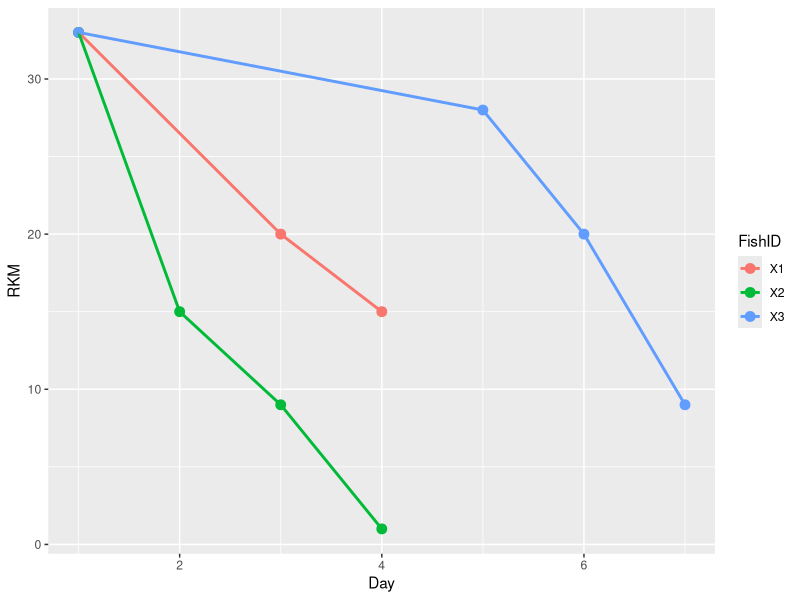

Source code (R):
library(tidyverse)

## Pivot Wider

txhousing %>% 
  filter(year %in% 2004:2012 & city == "San Antonio" & 
           month %in% 4:10) %>% 
  pivot_wider(id_cols = year, names_from = "month", 
              values_from = "median")

det <- tibble(FishID = c(rep("X1", 3), rep("X2", 4), rep("X3", 4)),
              Day = c(1, 3, 4, 1, 2, 3, 4, 1, 5, 6, 7),
              Receiver = c("A", "C", "D", "A", "D", "E", "F", 
                           "A", "B", "C", "E"))

det %>% 
  mutate(Presence = 1) %>% 
  pivot_wider(id_cols = FishID, names_from = "Receiver", 
              values_from = "Presence", values_fill = 0)

det %>% 
  mutate(Presence = 1) %>% 
  arrange(Receiver) %>% 
  pivot_wider(id_cols = FishID, names_from = "Receiver", 
              values_from = "Presence", values_fill = 0)

## Pivot Longer

det %>% 
  mutate(Presence = 1) %>% 
  arrange(Receiver) %>% 
  pivot_wider(id_cols = FishID, names_from = "Receiver", 
              values_from = "Presence", values_fill = 0) %>% 
  pivot_longer(cols = -FishID, names_to = "Receiver", 
               values_to = "Presence")

det %>% 
  mutate(Presence = 1) %>% 
  arrange(Receiver) %>% 
  pivot_wider(id_cols = c(FishID, Day), names_from = "Receiver", 
              values_from = "Presence", values_fill = 0) %>% 
  pivot_longer(cols = -c(FishID, Day), names_to = "Receiver", 
               values_to = "Presence")

## Left Join

rec <- 
  tibble(Receiver = LETTERS[1:6],
         RKM = c(33, 28, 20, 15, 9, 1))

left_join(det, rec)

left_join(det, rec) %>% 
  ggplot(aes(x = Day, y = RKM, col = FishID)) +
  geom_point(size = 3) +
  geom_line(size = 1)

## Separate

tibble(Species_Lifestage = c("Chinook_Spawning", "Chinook_Fry",
                             "Steelhead_Spawning", "Steelhead_Fry"),
       Count = c(12, 980, 17, 1234)) %>% 
  separate(col = "Species_Lifestage", 
           into = c("Species", "Lifestage"))

## Unite

tibble(Species_Lifestage = c("Chinook_Spawning", "Chinook_Fry",
                             "Steelhead_Spawning", "Steelhead_Fry"),
       Count = c(12, 980, 17, 1234)) %>% 
  separate(col = "Species_Lifestage", 
           into = c("Species", "Lifestage")) %>% 
  unite(Species_Lifestage, Species, Lifestage)

## Unite

tibble(Species_Lifestage = c("Chinook_Spawning", "Chinook_Fry",
                             "Steelhead_Spawning", "Steelhead_Fry"),
       Count = c(12, 980, 17, 1234)) %>% 
  separate(col = "Species_Lifestage", 
           into = c("Species", "Lifestage")) %>% 
  unite(Species_Lifestage, Species, Lifestage, sep = ".")




